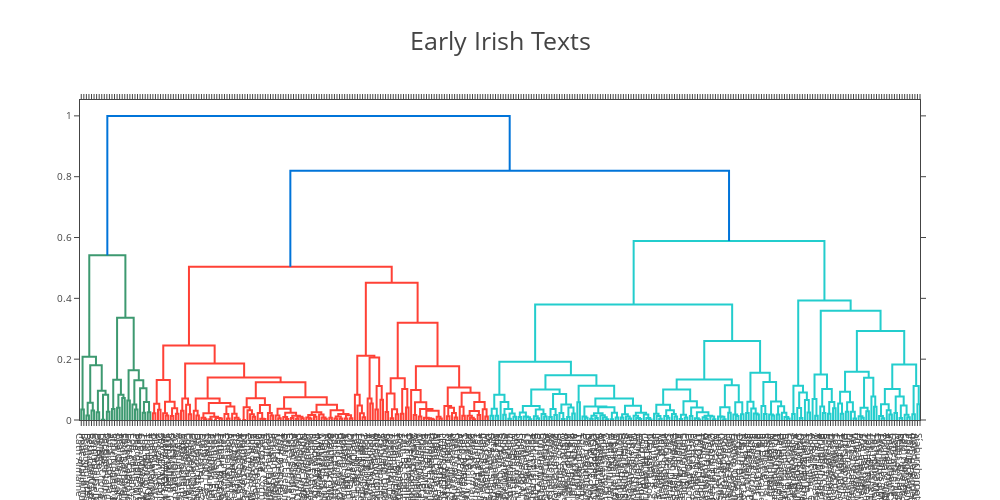

Source (notebook cell):
### Markdown cell above
### Interactive dendrograms
#### Offline

### Code cell
import plotly.figure_factory as ff

X_2D = pca.fit_transform(X.todense())
dendro = ff.create_dendrogram(X_2D, labels=data['Title'].tolist())
dendro['layout'].update(width=1000, height=500,
                     title={'text': 'Early Irish Texts', 'font': {'size': 25}}, 
                     font={'size': 10})
iplot(dendro, filename='dendro2')
